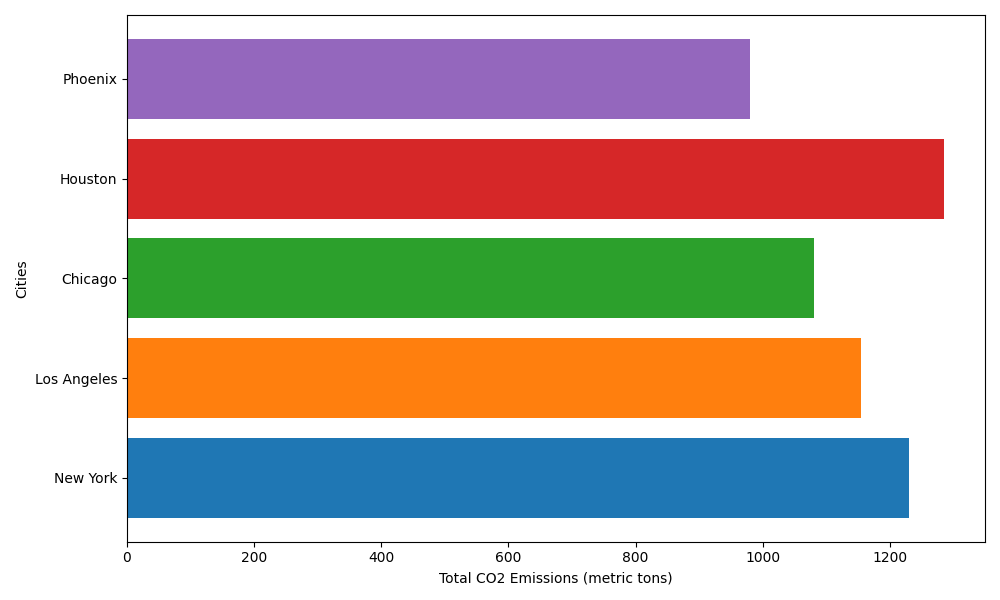

Write Python code to recreate this figure.
import matplotlib.pyplot as plt
import numpy as np

cities = ['New York', 'Los Angeles', 'Chicago', 'Houston', 'Phoenix']
total_emissions = [1230, 1155, 1080, 1285, 980]
colors = ['#1f77b4', '#ff7f0e', '#2ca02c', '#d62728', '#9467bd']

fig, ax = plt.subplots(figsize=(10, 6))

ax.barh(cities, total_emissions, color=colors)

ax.set_xlabel('Total CO2 Emissions (metric tons)')
ax.set_ylabel('Cities')

plt.tight_layout()
plt.show()
